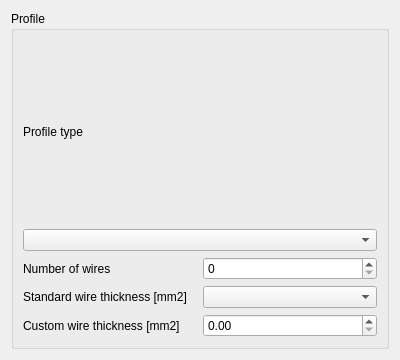
<?xml version="1.0" encoding="UTF-8"?>
<ui version="4.0">
 <class>TaskPanelNewProfile</class>
 <widget class="QDialog" name="TaskPanelNewProfile">
  <property name="geometry">
   <rect>
    <x>0</x>
    <y>0</y>
    <width>400</width>
    <height>360</height>
   </rect>
  </property>
  <property name="windowTitle">
   <string>Add a new cable profile</string>
  </property>
  <layout class="QVBoxLayout" name="verticalLayout">
   <item>
    <widget class="QGroupBox" name="groupBox">
     <property name="title">
      <string>Profile</string>
     </property>
     <layout class="QGridLayout" name="gridLayout">
      <item row="4" column="0">
       <layout class="QHBoxLayout" name="horizontalLayout_2">
        <item>
         <widget class="QLabel" name="label_3">
          <property name="text">
           <string>Standard wire thickness [mm2]</string>
          </property>
         </widget>
        </item>
        <item>
         <widget class="QComboBox" name="comboWireThickness"/>
        </item>
       </layout>
      </item>
      <item row="3" column="0">
       <layout class="QHBoxLayout" name="horizontalLayout">
        <item>
         <widget class="QLabel" name="label_2">
          <property name="text">
           <string>Number of wires</string>
          </property>
         </widget>
        </item>
        <item>
         <widget class="QSpinBox" name="NumberOfWires"/>
        </item>
       </layout>
      </item>
      <item row="2" column="0">
       <widget class="QComboBox" name="comboProfile"/>
      </item>
      <item row="1" column="0">
       <widget class="QLabel" name="label">
        <property name="text">
         <string>Profile type</string>
        </property>
       </widget>
      </item>
      <item row="5" column="0">
       <layout class="QHBoxLayout" name="horizontalLayout_3">
        <item>
         <widget class="QLabel" name="label_4">
          <property name="text">
           <string>Custom wire thickness [mm2]</string>
          </property>
         </widget>
        </item>
        <item>
         <widget class="QDoubleSpinBox" name="customWireThickness">
          <property name="maximum">
           <double>2.000000000000000</double>
          </property>
          <property name="singleStep">
           <double>0.050000000000000</double>
          </property>
         </widget>
        </item>
       </layout>
      </item>
     </layout>
    </widget>
   </item>
  </layout>
 </widget>
 <resources/>
 <connections/>
</ui>
